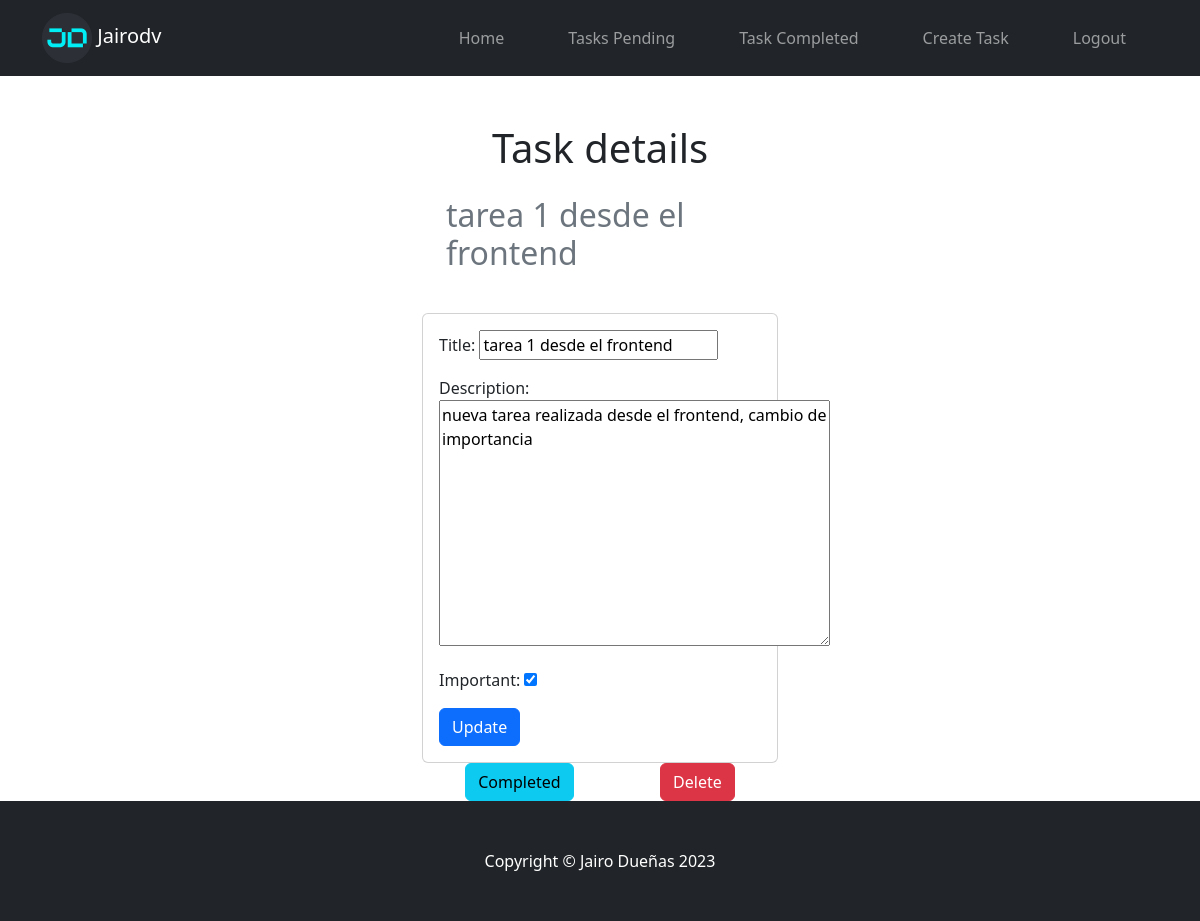
Screenshot of /tasks/3/ (signed in) with the database file from the repository.
### tasks/models.py (models this page shows, shortened)
class Task(models.Model):
  title = models.CharField(max_length=200)
  description = models.TextField(blank=True)
  created = models.DateTimeField(auto_now_add=True)
  datecompleted = models.DateTimeField(null=True, blank=True)
  important = models.BooleanField(default=False)
  user = models.ForeignKey(User, on_delete=models.CASCADE)
  class Meta:
    verbose_name='task'
    verbose_name_plural='tasks'

### tasks/views.py (the view, shortened to what this page needs)
# urls.py: path('tasks/<int:task_id>/', views.task_detail, name='task_detail'),
@login_required
def task_detail(request, task_id):
  if request.method == 'GET':
    task = get_object_or_404(Task, pk=task_id, user=request.user)
    form = TaskForm(instance=task)
    return render(request, 'tasks/task_detail.html', {'task':task, 'form':form})

### tasks/form.py
class TaskForm(forms.ModelForm):
  class Meta:
    model = Task
    fields = ['title', 'description', 'important']

### tasks/templates/tasks/task_detail.html (shortened to what this page needs)
{% extends 'base.html' %}
{% load static %}
{% block content %}
<main class="container">
  <div class="row">
    <div class="col-md-4 offset-md-4">
      <div class="container p-4">
        <h1 class="text-center my-4">Task details</h1>
        <h2 class="text-secondary">{{task.title}} </h2>
      </div>
      <div class="card card-body">
        <form method="POST">
          {{form.as_p}}
          <button class="btn btn-primary">Update</button>
        </form>
      </div>
      <div class="d-flex justify-content-around">
        <form action="{% url 'complete_task' task.id %}" method="POST">
          <button class="btn btn-info">Completed</button>
        </form>
        <form action="{% url 'delete_task' task.id %}" method="POST">
          <button class="btn btn-danger">Delete</button>
        </form>
      </div>
    </div>
  </div>
</main>
{% endblock content %}

### rows the page displays
Task: title "tarea 1 desde el frontend", description "nueva tarea realizada desde el frontend, cambio de importancia", important "☑"
